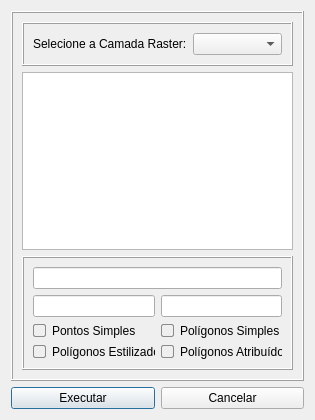
<?xml version="1.0" encoding="UTF-8"?>
<ui version="4.0">
 <class>Dialog</class>
 <widget class="QDialog" name="Dialog">
  <property name="geometry">
   <rect>
    <x>0</x>
    <y>0</y>
    <width>315</width>
    <height>420</height>
   </rect>
  </property>
  <property name="minimumSize">
   <size>
    <width>315</width>
    <height>420</height>
   </size>
  </property>
  <property name="maximumSize">
   <size>
    <width>315</width>
    <height>420</height>
   </size>
  </property>
  <property name="windowTitle">
   <string>Dialog</string>
  </property>
  <property name="windowIcon">
   <iconset>
    <normaloff>../icones/cotasmdt.png</normaloff>../icones/cotasmdt.png</iconset>
  </property>
  <property name="modal">
   <bool>false</bool>
  </property>
  <layout class="QGridLayout" name="gridLayout_5">
   <item row="0" column="0">
    <layout class="QGridLayout" name="gridLayout_4">
     <item row="0" column="0" colspan="2">
      <widget class="QFrame" name="frame_3">
       <property name="frameShape">
        <enum>QFrame::Box</enum>
       </property>
       <property name="frameShadow">
        <enum>QFrame::Raised</enum>
       </property>
       <layout class="QGridLayout" name="gridLayout_3">
        <item row="0" column="0">
         <widget class="QFrame" name="frame">
          <property name="frameShape">
           <enum>QFrame::Box</enum>
          </property>
          <property name="frameShadow">
           <enum>QFrame::Raised</enum>
          </property>
          <layout class="QGridLayout" name="gridLayout">
           <item row="0" column="0">
            <widget class="QLabel" name="label">
             <property name="text">
              <string>Selecione a Camada Raster:</string>
             </property>
            </widget>
           </item>
           <item row="0" column="1">
            <widget class="QComboBox" name="comboBoxRaster"/>
           </item>
          </layout>
         </widget>
        </item>
        <item row="1" column="0">
         <widget class="QGraphicsView" name="graphicsViewRaster"/>
        </item>
        <item row="2" column="0">
         <widget class="QFrame" name="frame_2">
          <property name="frameShape">
           <enum>QFrame::Box</enum>
          </property>
          <property name="frameShadow">
           <enum>QFrame::Raised</enum>
          </property>
          <layout class="QGridLayout" name="gridLayout_2">
           <item row="0" column="0" colspan="2">
            <widget class="QLineEdit" name="lineEditSistemaReferencia"/>
           </item>
           <item row="1" column="0">
            <widget class="QLineEdit" name="lineEditResolucao"/>
           </item>
           <item row="1" column="1">
            <widget class="QLineEdit" name="lineEditQuantidade"/>
           </item>
           <item row="2" column="0">
            <widget class="QCheckBox" name="checkboxPontos">
             <property name="styleSheet">
              <string notr="true">QCheckBox::indicator {
    width: 11px;  /* Aumentei um pouco o tamanho para melhor visualização */
    height: 11px;
    border-radius: 2px; /* Cantos ligeiramente arredondados */
    background-color: transparent; /* Cor de fundo padrão */
    border: 1px solid #8a8a8a; /* Borda padrão */
    transition: all 0.2s ease; /* Suaviza as transições */
}

QCheckBox::indicator:hover {
    background-color: #aaff7f; /* Verde suave ao passar o mouse */
    border: 1px solid #8a8a8a; /* Borda padrão ao passar o mouse */
    border-radius: 2px; /* Mantém os cantos arredondados */
}

QCheckBox::indicator:checked {
    width: 11px;  /* Aumentei um pouco o tamanho para melhor visualização */
    height: 11px;
    background-color: #00ff00; /* Verde mais forte ao ser clicado */
    border: 1px solid #65964b; /* Borda verde escura ao ser clicado */
    border-radius: 3px; /* Mantém os cantos arredondados */
    box-shadow: inset 0px 4px 8px rgba(255, 0, 0, 0.5); /* Sombra interna para efeito 3D */
}</string>
             </property>
             <property name="text">
              <string>Pontos Simples</string>
             </property>
            </widget>
           </item>
           <item row="2" column="1">
            <widget class="QCheckBox" name="checkboxPoligonos">
             <property name="styleSheet">
              <string notr="true">QCheckBox::indicator {
    width: 11px;  /* Aumentei um pouco o tamanho para melhor visualização */
    height: 11px;
    border-radius: 2px; /* Cantos ligeiramente arredondados */
    background-color: transparent; /* Cor de fundo padrão */
    border: 1px solid #8a8a8a; /* Borda padrão */
    transition: all 0.2s ease; /* Suaviza as transições */
}

QCheckBox::indicator:hover {
    background-color: #7eafff; /* Azul suave ao passar o mouse */
    border: 1px solid #8a8a8a; /* Borda padrão ao passar o mouse */
    border-radius: 2px; /* Mantém os cantos arredondados */
}

QCheckBox::indicator:checked {
    width: 11px;  /* Aumenta um pouco o tamanho para melhor visualização */
    height: 11px;
    background-color: #0000ff; /* Azul mais forte ao ser clicado */
    border: 1px solid #00007f; /* Borda Azul escura ao ser clicado */
    border-radius: 3px; /* Mantém os cantos arredondados */
    box-shadow: inset 0px 4px 8px rgba(255, 0, 0, 0.5); /* Sombra interna para efeito 3D */
}
</string>
             </property>
             <property name="text">
              <string>Polígonos Simples</string>
             </property>
            </widget>
           </item>
           <item row="3" column="0">
            <widget class="QCheckBox" name="checkboxEstilizada">
             <property name="styleSheet">
              <string notr="true">QCheckBox::indicator {
    width: 11px;  /* Aumentei um pouco o tamanho para melhor visualização */
    height: 11px;
    border-radius: 2px; /* Cantos ligeiramente arredondados */
    background-color: transparent; /* Cor de fundo padrão */
    border: 1px solid #8a8a8a; /* Borda padrão */
    transition: all 0.2s ease; /* Suaviza as transições */
}

QCheckBox::indicator:hover {
    background-color: #ffffd5; /* Amarelo suave ao passar o mouse */
    border: 1px solid #8a8a8a; /* Borda padrão ao passar o mouse */
    border-radius: 2px; /* Mantém os cantos arredondados */
}

QCheckBox::indicator:checked {
    width: 11px;  /* Aumentei um pouco o tamanho para melhor visualização */
    height: 11px;
    background-color: #ffff00; /* Amarelo mais forte ao ser clicado */
    border: 1px solid #65964b; /* Borda verde escura ao ser clicado */
    border-radius: 3px; /* Mantém os cantos arredondados */
    box-shadow: inset 0px 4px 8px rgba(255, 0, 0, 0.5); /* Sombra interna para efeito 3D */
}</string>
             </property>
             <property name="text">
              <string>Polígonos Estilizados</string>
             </property>
            </widget>
           </item>
           <item row="3" column="1">
            <widget class="QCheckBox" name="checkboxAtribuida">
             <property name="styleSheet">
              <string notr="true">QCheckBox::indicator {
    width: 11px;  /* Aumenta um pouco o tamanho para melhor visualização */
    height: 11px;
    border-radius: 2px; /* Cantos ligeiramente arredondados */
    background-color: transparent; /* Cor de fundo padrão */
    border: 1px solid #8a8a8a; /* Borda padrão */
    transition: all 0.2s ease; /* Suaviza as transições */
}

QCheckBox::indicator:hover {
    background-color: #ff9898; /* Vermelho suave ao passar o mouse */
    border: 1px solid #8a8a8a; /* Borda padrão ao passar o mouse */
    border-radius: 2px; /* Mantém os cantos arredondados */
}

QCheckBox::indicator:checked {
    width: 11px;  /* Aumentei um pouco o tamanho para melhor visualização */
    height: 11px;
    background-color: #ff6666; /* Vermelho mais forte ao ser clicado */
    border: 1px solid #cc0000; /* Borda vermelha escura ao ser clicado */
    border-radius: 3px; /* Mantém os cantos arredondados */
    box-shadow: inset 0px 4px 8px rgba(255, 0, 0, 0.5); /* Sombra interna para efeito 3D */
}
</string>
             </property>
             <property name="text">
              <string>Polígonos Atribuídos</string>
             </property>
            </widget>
           </item>
          </layout>
         </widget>
        </item>
       </layout>
      </widget>
     </item>
     <item row="1" column="0">
      <widget class="QPushButton" name="okButton">
       <property name="styleSheet">
        <string notr="true">QPushButton {
    /* Mantém o estilo original do botão */
    transition: all 0.2s ease; /* Suaviza todas as transições de estado */
}

QPushButton:hover {
    background-color: qlineargradient(spread:pad, x1:0, y1:0, x2:0, y2:1, stop:0 #80dfff, stop:1 #66c2ff); /* Gradiente suave em tons de azul malibu */
    border: 1px solid #3399ff; /* Borda azul malibu mais escura */
    border-radius: 4px; /* Cantos arredondados */
    box-shadow: 0px 4px 8px rgba(102, 194, 255, 0.8); /* Sombra azul malibu brilhante e levemente deslocada para dar profundidade */
}

QPushButton:pressed {
    background-color: qlineargradient(spread:pad, x1:0, y1:0, x2:0, y2:1, stop:0 #66c2ff, stop:1 #3399ff); /* Gradiente mais escuro para efeito pressionado */
    border: 1px solid #007acc; /* Borda azul malibu ainda mais escura */
    box-shadow: inset 0px 4px 8px rgba(102, 194, 255, 0.8); /* Sombra interna para dar a impressão de que o botão foi pressionado */
    transform: scale(0.98); /* Leve redução no tamanho para simular o pressionar */
}
</string>
       </property>
       <property name="text">
        <string>Executar</string>
       </property>
      </widget>
     </item>
     <item row="1" column="1">
      <widget class="QPushButton" name="cancelButton">
       <property name="styleSheet">
        <string notr="true">QPushButton {
    /* Mantém o estilo original do botão */
    transition: all 0.2s ease; /* Suaviza todas as transições de estado */
}

QPushButton:hover {
    background-color: qlineargradient(spread:pad, x1:0, y1:0, x2:0, y2:1, stop:0 #ffcccc, stop:1 #ff9999); /* Gradiente suave em tons de vermelho claro */
    border: 1px solid #ff6666; /* Borda vermelha mais escura */
    border-radius: 4px; /* Cantos arredondados */
    box-shadow: 0px 4px 8px rgba(255, 0, 0, 0.8); /* Sombra vermelha brilhante e levemente deslocada para dar profundidade */
}

QPushButton:pressed {
    background-color: qlineargradient(spread:pad, x1:0, y1:0, x2:0, y2:1, stop:0 #ff9999, stop:1 #ff6666); /* Gradiente mais escuro para efeito pressionado */
    border: 1px solid #cc0000; /* Borda vermelha ainda mais escura */
    box-shadow: inset 0px 4px 8px rgba(255, 0, 0, 0.8); /* Sombra interna para dar a impressão de que o botão foi pressionado */
    transform: scale(0.98); /* Leve redução no tamanho para simular o pressionar */
}
</string>
       </property>
       <property name="text">
        <string>Cancelar</string>
       </property>
      </widget>
     </item>
    </layout>
   </item>
  </layout>
 </widget>
 <resources/>
 <connections/>
</ui>
